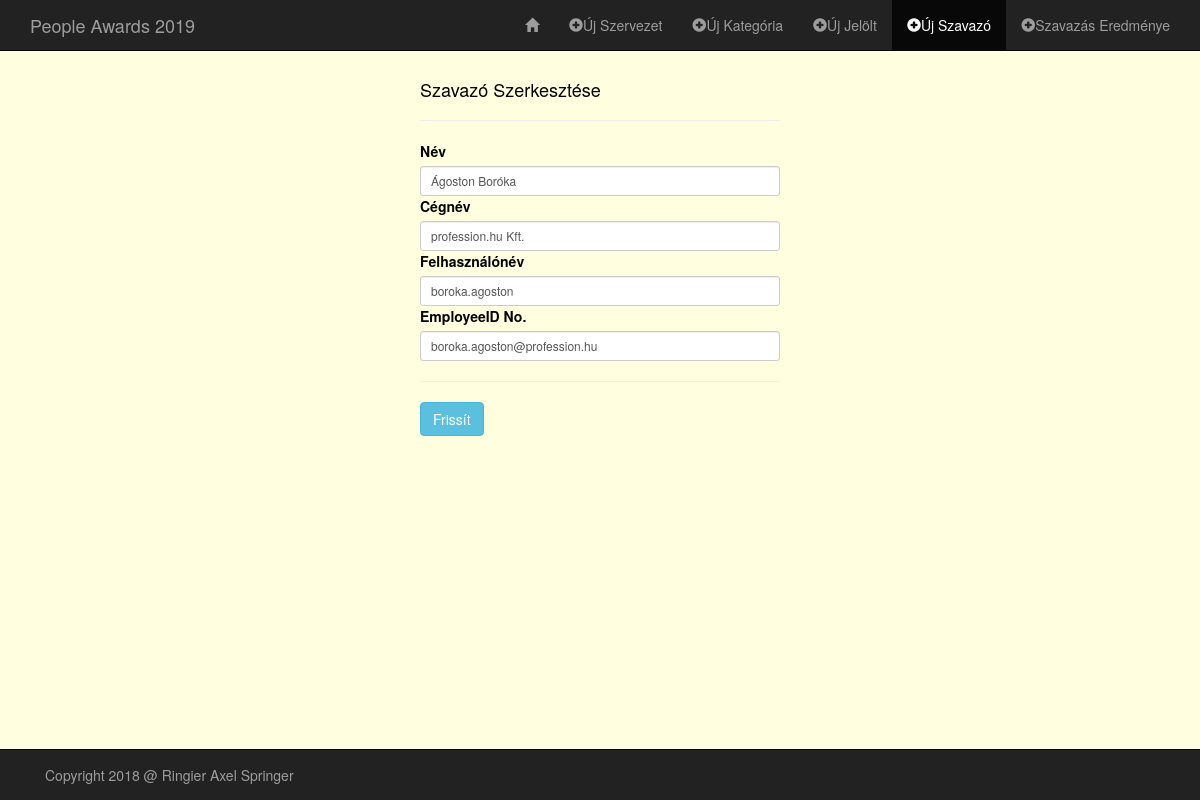
/sandbox/edit_voter.php?id=1 (signed in), run on the app's committed database.
### tables this page shows
CREATE TABLE `voters` (
  `id` int(11) NOT NULL,
  `username` varchar(60) DEFAULT NULL,
  `name` varchar(60) DEFAULT NULL,
  `company` varchar(60) DEFAULT NULL,
  `employee_id` varchar(60) DEFAULT NULL
);

### sandbox/classes/Voters.php (called while the page is built, shortened)
<?php
class Voters
{
    public function EDIT_VOTER($voter_id) {
        global $db;
        $sql = "SELECT *
                FROM voters
                WHERE id = ?
                LIMIT 1";
        if(!$stmt = $db->prepare($sql)) {
            echo $stmt->error;
        } else {
            $stmt->bind_param("i", $voter_id);
            $stmt->execute();
            $result = $stmt->get_result();
        }
        return $result;
    }
}

### sandbox/edit_voter.php (the view, shortened to what this page needs)
<?php
require("../config/db.php");
require("classes/Voters.php");
?>
<!DOCTYPE HTML>
<html lang="hu-HU">
<head>
    <link rel="stylesheet" href="../assets/css/bootstrap.min.css">
    <link rel="stylesheet" href="../assets/css/style_admin.css">
</head>
<body>
<nav class="navbar navbar-inverse navbar-fixed-top" role="navigation">
    <div class="container">
        <div class="navbar-header">
            <a class="navbar-brand" href="../index.html">People Awards 2019</a>
        </div>
        <div class="collapse navbar-collapse" id="bs-example-navbar-collapse-1">
            <ul class="nav navbar-nav navbar-right">
                <li><a href="admin_page.php"><span class="glyphicon glyphicon-home"></span></a></li>
                <li><a href="add_org.php"><span class="glyphicon glyphicon-plus-sign"></span>Új Szervezet</a></li>
                <li><a href="add_pos.php"><span class="glyphicon glyphicon-plus-sign"></span>Új Kategória</a></li>
                <li><a href="add_nominees.php"><span class="glyphicon glyphicon-plus-sign"></span>Új Jelölt</a></li>
                <li class="active"><a href="add_voters.php"><span class="glyphicon glyphicon-plus-sign"></span>Új Szavazó</a></li>
                <li><a href="vote_result.php"><span class="glyphicon glyphicon-plus-sign"></span>Szavazás Eredménye</a></li>
            </ul>
        </div>
    </div>
</nav>
<div class="container">
    <div class="row">
        <div class="col-md-4 col-md-offset-4">
            <h4>Szavazó Szerkesztése</h4><hr>
            <?php
            if(isset($_GET['id'])) {
                $id = trim($_GET['id']);
                $editVoter = new Voters();
                $rtnEditVoter = $editVoter->EDIT_VOTER($id);
            }
            ?>
            <?php if($rtnEditVoter) { ?>
            <form method="POST" action="<?php $_SERVER['PHP_SELF']; ?>" role="form">
                <?php while($rowVoter = $rtnEditVoter->fetch_assoc()) { ?>
                <div class="form-group-sm">
                    <label for="name">Név</label>
                    <input required type="text" name="name" class="form-control" placeholder="Vezetéknév Keresztnév" value="<?php echo $rowVoter['name']; ?>">
                </div>
                <div class="form-group-sm">
                    <label for="company">Cégnév</label>
                    <input required type="text" name="company" class="form-control" value="<?php echo $rowVoter['company']; ?>">
                </div>
                <div class="form-group-sm">
                    <label for="username">Felhasználónév</label>
                    <input required type="text" name="username" class="form-control" value="<?php echo $rowVoter['username']; ?>">
                </div>
                <div class="form-group-sm">
                    <label for="employee_id">EmployeeID No.</label>
                    <input required type="text" name="employee_id" class="form-control" value="<?php echo $rowVoter['employee_id']; ?>">
                </div><hr>
                <div class="form-group-sm">
                    <input type="submit" name="update" value="Frissít" class="btn btn-info">
                </div>
                <?php }  ?>
            </form>
            <?php }  ?>
        </div>
    </div>
</div>
<nav class="navbar navbar-inverse navbar-fixed-bottom" role="navigation">
    <div class="container">
        <div class="navbar-text pull-left">
            Copyright 2018 @ Ringier Axel Springer
        </div>
    </div>
</nav>
</body>
</html>

### assets/css/style_admin.css (style rules this page uses)
body { color: black; margin-top: 70px; margin-bottom: 70px; background-color: lightyellow; }

### data on the page
voters: name "Ágoston Boróka", company "profession.hu Kft.", username "boroka.agoston", employee_id "boroka.agoston@profession.hu"
